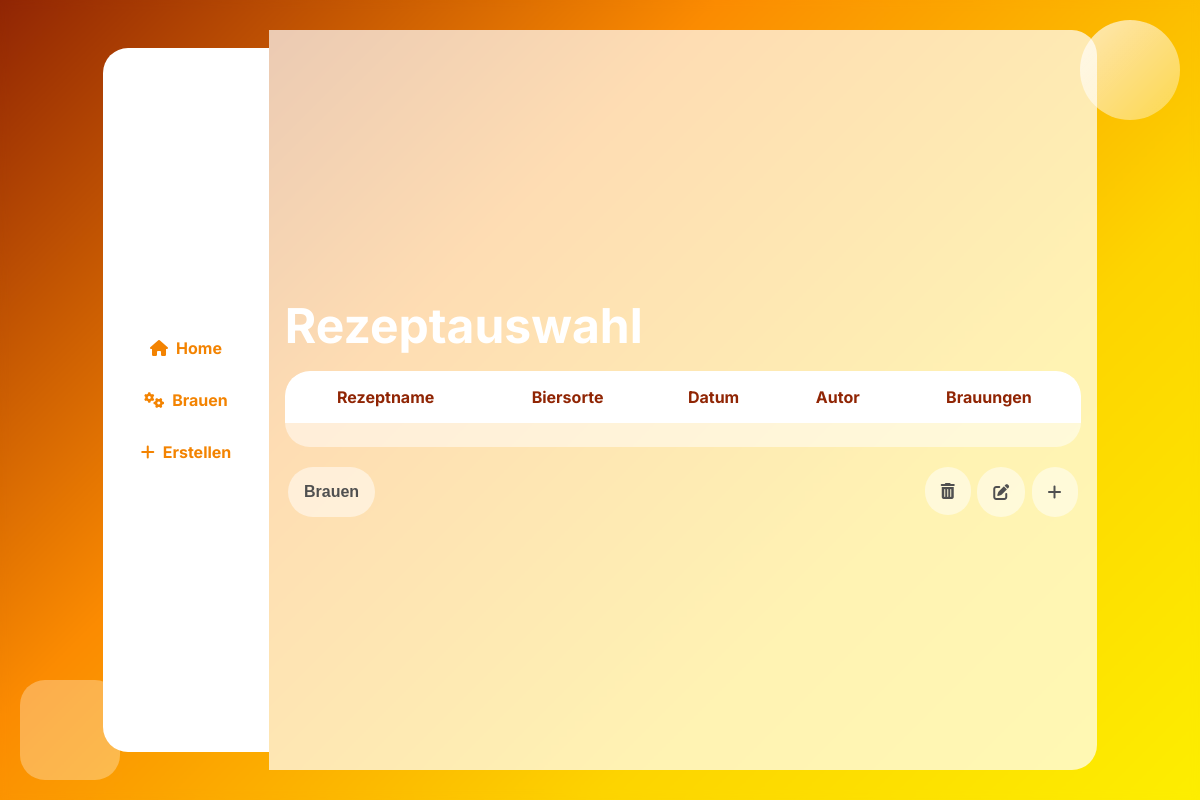
/home, run on an earlier commit of the app's database.
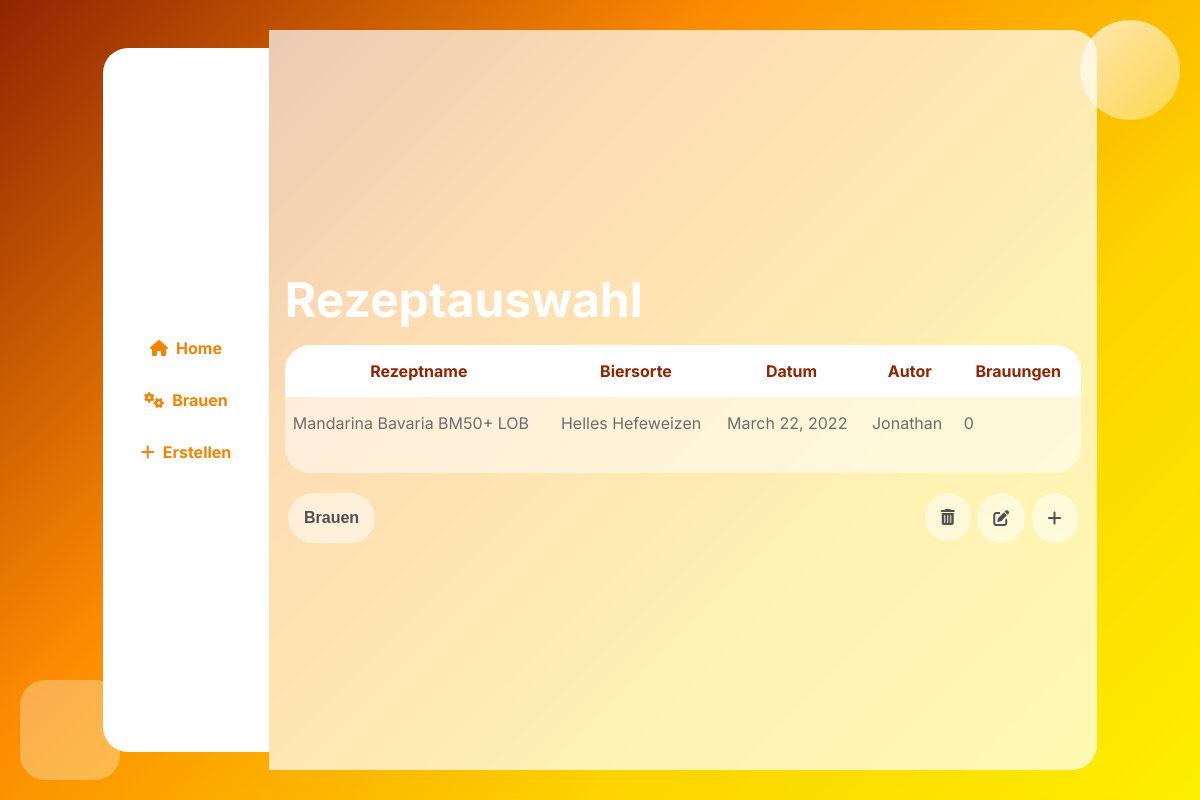
And on a later commit of the database.
### brewing/models.py (models this page shows, shortened)
class brew_recipe(models.Model):
    id = models.AutoField(primary_key=True)
    name = models.CharField(max_length=100)
    date = models.DateField(auto_now=True)
    bier_sorte = models.CharField(max_length=100)
    author = models.CharField(max_length=100)
    ausschlagwuerze = models.CharField(max_length=100, default="")
    sudhausausbeute = models.CharField(max_length=100)
    stamwuerze = models.CharField(max_length=100)
    ibu = models.IntegerField()
    ebc = models.IntegerField()
    alcohol = models.FloatField(default=0)
    description = models.TextField(max_length=1000)
    brauwasser = models.CharField(max_length=800)
    schüttung = models.CharField(max_length=800)
    maischplan = models.CharField(max_length=800)
    wuerzekochen = models.CharField(max_length=800)
    gärung = models.CharField(max_length=800)
    number_of_brews = models.IntegerField(default=0)

### brewing/views.py (the view, shortened to what this page needs)
# urls.py: 2. Add a URL to urlpatterns:  path('', views.home, name='home')
def home(request):
    if(request.method == "GET"):
        recipes = brew_recipe.objects.all()
        return render(request, 'brewing/home.html',{
            "recipes": recipes,
        })

### brewing/templates/brewing/home.html (shortened to what this page needs)
{% extends "brewing/template.html" %}
{% load static %}
{% block maincontent %}
<main class="main-xl">
  <h1>Rezeptauswahl</h1>
  <div id="recipeTableBox">
  <table id="selectRecipeTable">
    <thead>
      <tr>
        <th onclick="SortTable(0, 'T')">Rezeptname</th>
        <th onclick="SortTable(1, 'T')">Biersorte</th>
        <th onclick="SortTable(2, 'D', 'dmy')">Datum</th>
        <th onclick="SortTable(3, 'T')">Autor</th>
        <th onclick="SortTable(4, 'N')">Brauungen</th>
      </tr>
    </thead>
    <tbody>
      {% for recipe in recipes %}
      <tr>
          <td>{{recipe.name}}</td>
          <td>{{recipe.bier_sorte}}</td>
          <td>{{recipe.date}}</td>
          <td>{{recipe.author}}</td>
          <td>{{recipe.number_of_brews}}</td>
      </tr>
      {% endfor %}
    </tbody>
  </table>
</div>
  <div class="recipeButtonBox">
  <button type="button" class="submitButton" id="submitRecipe">Brauen</button>
  <div class="recipeEditButtonBox">
    <form id="delete_form" action="{% url 'home' %}" method="post">
      <button class="submitButton" id="delRecipe"><i class="fa-solid fa-trash-can"></i></button>
    </form>
    <button type="button" class="submitButton" id="editRecipe"><i class="fa-solid fa-pen-to-square"></i></button>
    <button type="button" class="submitButton" id="addRecipe" onclick="location.href='create'"><i class="fa-solid fa-plus"></i></button>
  </div>
</div>
</main>
{% endblock %}

### brewing/templates/brewing/template.html (shortened to what this page needs)
<!DOCTYPE html>
<html lang="en">
<head>
    {% load static %}
    <link rel="stylesheet" type="text/css" href="{% static '/css/create.css' %}">
</head>
<body>
    <div class="bg-shape-circle"></div>
    <div class="bg-shape-box"></div>
    <nav class="menu">
        <ul>
            <li><a href="home"><i class="fa-solid fa-house"></i>
                    <p>Home</p>
                </a></li>
            <li><a href="brewing"><i class="fa-solid fa-gears"></i>
                    <p>Brauen</p>
                </a></li>
            <li><a href="create"><i class="fa-solid fa-plus"></i>
                    <p>Erstellen</p>
                </a></li>
        </ul>
    </nav>
    <div id="content">
    {% block maincontent %}
    {% endblock %}
    </div>
</body>
</html>

### brewing/static/css/create.css (style rules this page uses)
h1 { font-size: 3rem; color: white; margin: 1rem 0; }
.submitButton { background: var(--trans05); border: none; border-radius: 25px; padding: 1rem; font-size: 1rem; color: var(--dark-grey); display: flex; justify-content: center; align-items: center; margin: 0.2rem; font-weight: bold; }

### brewing/static/css/home.css (style rules this page uses)
.main-xl { width: 100%; border-radius: 0 25px 25px 0; align-items: flex-start; justify-content: center; }
#recipeTableBox { background-color:var(--trans05); padding: 0 0 1.5rem 0; border-radius: 25px; width: 100%; overflow-x: auto; align-self: flex-start; }
#selectRecipeTable { width: 100%; border-spacing: 0px; overflow-x: auto; }
#selectRecipeTable thead { background-color:rgb(255, 255, 255); border-radius: 25px; }
#selectRecipeTable thead tr { border-radius:25px 25px 0 0; }
#selectRecipeTable thead th { color:var(--brown); padding: 1rem; border: none; font-size: 1rem; cursor: pointer; }
#selectRecipeTable thead th:first-child { border-radius:25px 0 0 0; }
#selectRecipeTable thead th:last-child { border-radius:0 25px 0 0; }
#selectRecipeTable tbody tr td { padding: 1rem 0.5rem 1rem 0.5rem; }
#selectRecipeTable tbody tr { cursor: pointer; color:rgb(109, 109, 109); }
.recipeButtonBox { width: 100%; display: flex; flex-direction: row; margin-top: 1rem; justify-content: space-between; }
.recipeEditButtonBox { display: flex; flex-direction: row; }
@media only screen and (min-width: 600px) { .main-xl { width: 100%; height: 105%; } }

What changed in the data, as far as the page shows it:
added brew_recipe: name "Mandarina Bavaria BM50+ LOB", bier_sorte "Helles Hefeweizen", date "March 22, 2022", author "Jonathan", number_of_brews "0"
